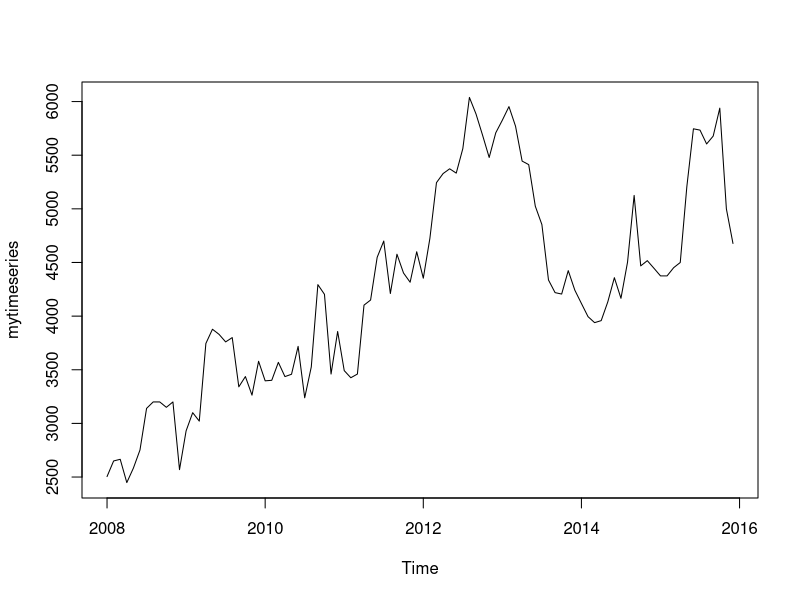
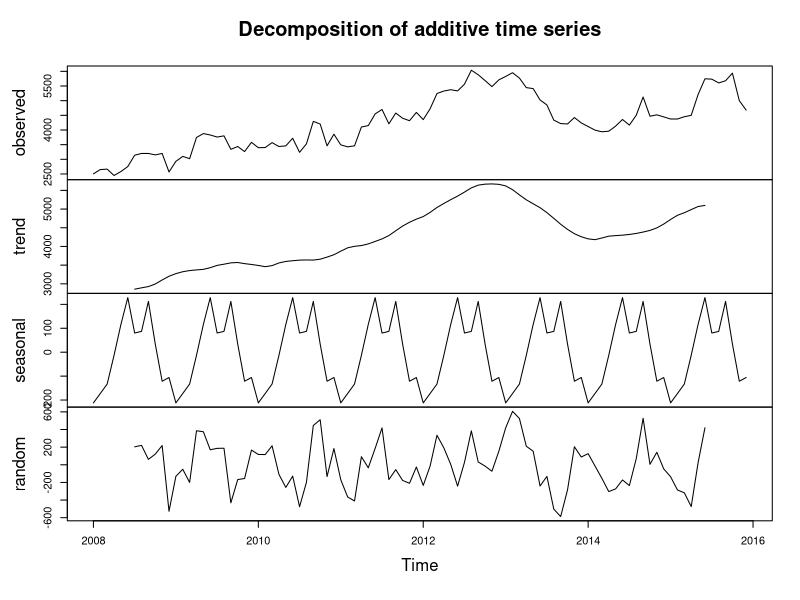
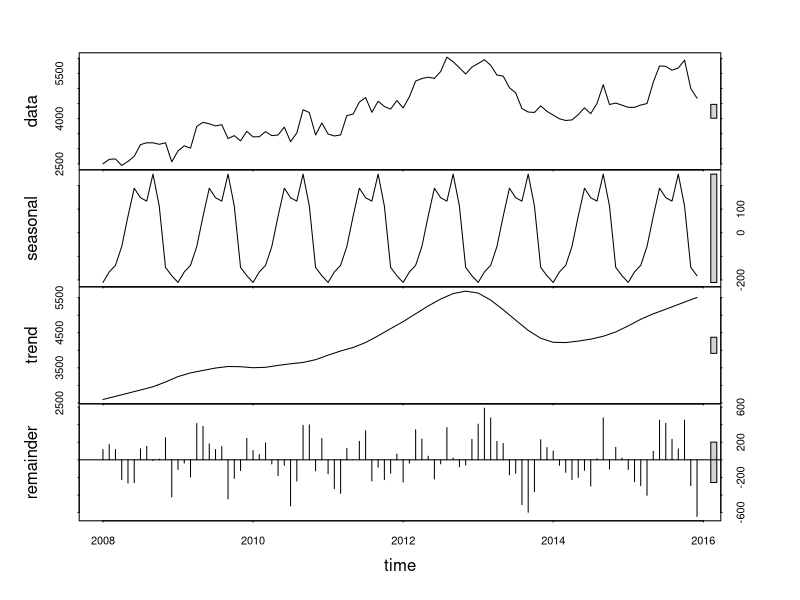
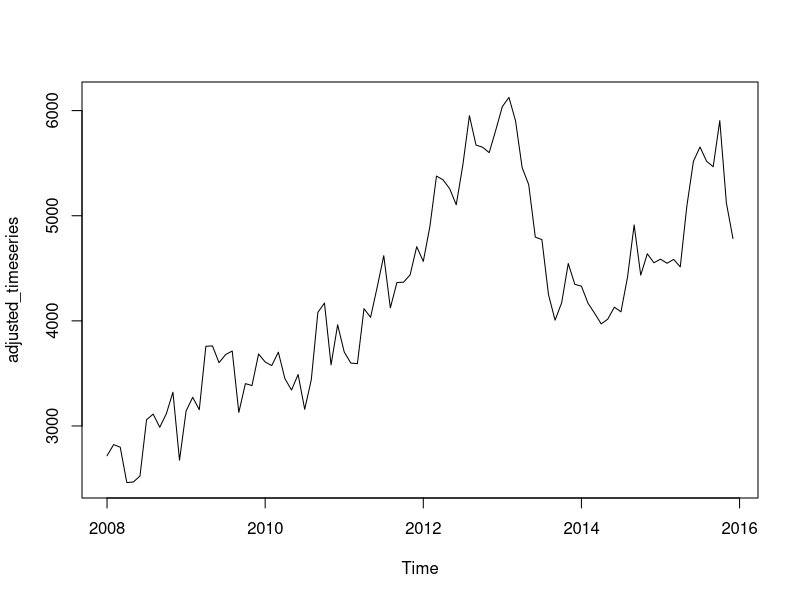
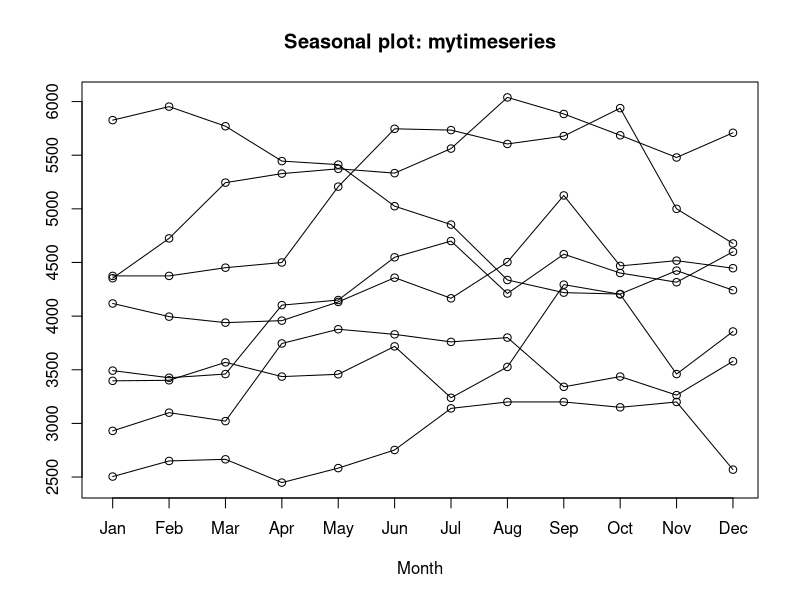
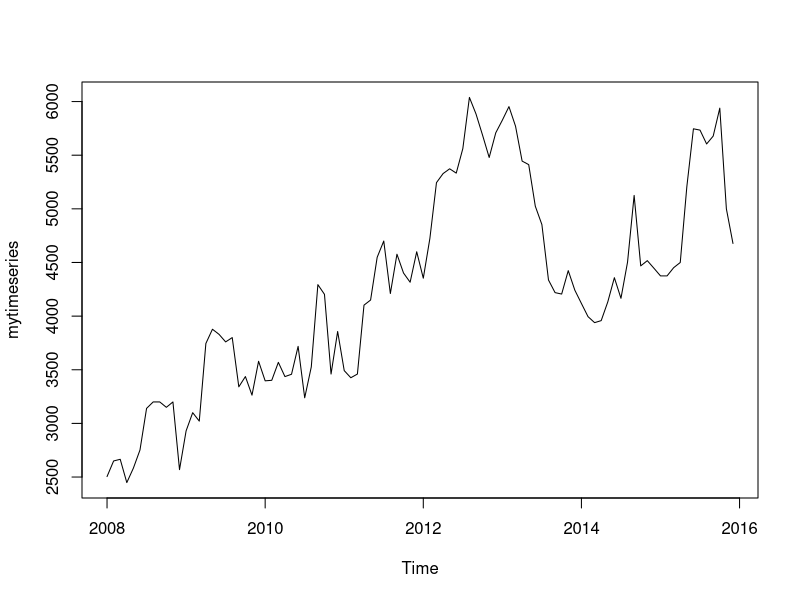
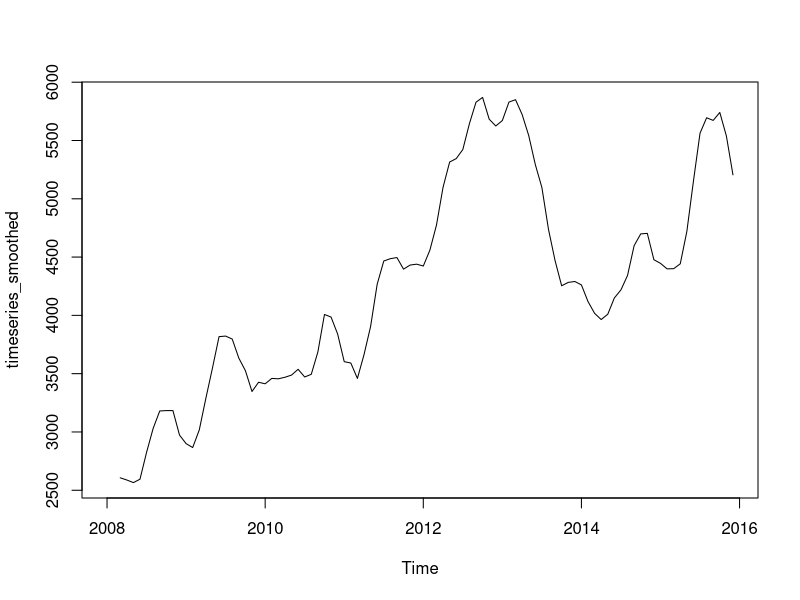
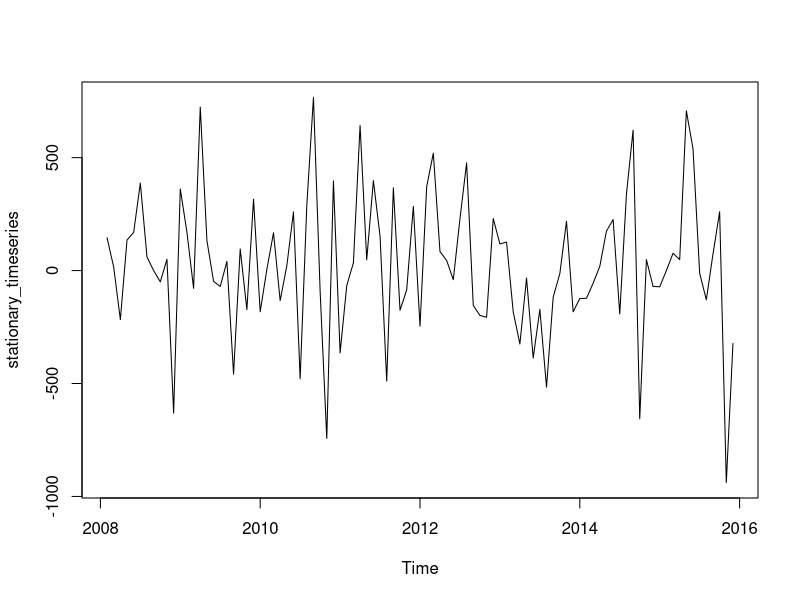

Source code (R) for these figures, in order:
mydata=runif(n=50,min=10,max=45)
#--------Adding my data as a Vector-------------------------------------------
x=c(2504.6296296296296, 2650.0, 2665.3846153846152, 2448.2758620689656, 2583.3333333333335, 2752.3809523809523, 3140.0, 3200.0, 3200.0, 3150.0, 3200.0, 2568.9473684210525, 2930.3846153846152, 3100.0, 3021.4285714285716, 3745.0, 3877.7419354838707, 3830.0, 3759.6774193548385, 3800.0, 3341.0714285714284, 3436.6666666666665, 3263.3333333333335, 3579.1666666666665, 3396.7741935483873, 3401.818181818182, 3569.1666666666665, 3436.3636363636365, 3458.0, 3718.0, 3238.653846153846, 3526.6666666666665, 4293.333333333333, 4203.225806451613, 3460.0, 3856.6666666666665, 3491.935483870968, 3425.6, 3460.0, 4102.413793103448, 4150.0, 4548.275862068966, 4700.0, 4210.666666666667, 4577.241379310345, 4401.612903225807, 4316.0, 4600.0, 4353.548387096775, 4724.642857142857, 5244.333333333333, 5328.5, 5373.322580645161, 5332.9, 5561.758620689655, 6038.75, 5884.335, 5685.667, 5478.846153846154, 5708.862068965517, 5826.806451612903, 5952.928571428572, 5770.193548387097, 5445.076923076923, 5412.0, 5024.666666666667, 4853.225806451613, 4336.862068965517, 4219.0526315789475, 4205.733333333334, 4424.137931034483, 4241.741935483871, 4117.806451612903, 3995.1428571428573, 3939.2580645161293, 3958.0, 4132.4, 4358.28, 4166.0, 4503.580645161291, 5125.0, 4468.4, 4517.0, 4446.724137931034, 4375.0, 4375.0, 4451.612903225807, 4500.0, 5207.068965517241, 5746.133333333333, 5733.870967741936, 5604.8387096774195, 5678.333333333333, 5938.709677419355, 5000.0, 4677.419354838709)
class(x)
#------------Coverting my vector to a timeseries object-------------------------
mytimeseries=ts(data=x,start=2008, frequency=12)
#---------------Plotting my time series dataset-------------------------------------------
plot(mytimeseries)
#---------------Decomposing time series data assuming it is an additive model--------------- 
decomposed_timeseries=decompose(mytimeseries,"additive") #can change into multipicative by changing the object
plot(decompose(mytimeseries,"additive"))
#-----------Different Method for seasonal decomposition of data--------------------------
plot(stl(mytimeseries,s.window="periodic"))
#----------Removing seasonality from the Timeseries-------------------------------
adjusted_timeseries=mytimeseries-decomposed_timeseries$seasonal
plot(adjusted_timeseries)
#----------Plotting seasonality of timeseries-------------------------
library(forecast)
seasonplot(mytimeseries)
#----------Moving average methods------------------------------
#Trying to use moving average over 'n' months(Useful for non-seasonal datasets)
library(TTR)
timeseries_smoothed=SMA(mytimeseries,n=3);timeseries_smoothed
plot(mytimeseries)
plot(timeseries_smoothed)
#-------------Making time series data stationary-------------------------
#------------Differencing the time series data------------------------
stationary_timeseries=diff(mytimeseries,differences=1)
plot(stationary_timeseries)
#------------Checking for stationarity--------------------------------
#---------------Using Augmented Dickey Fuller Test-----------------------
library(tseries)
adf.test(stationary_timeseries)
#-------------Plotting the acf and pacf of the stationary timeseries---------------
library(forecast)
Acf(stationary_timeseries)
Pacf(stationary_timeseries)
auto.arima(stationary_timeseries,trace=TRUE)
